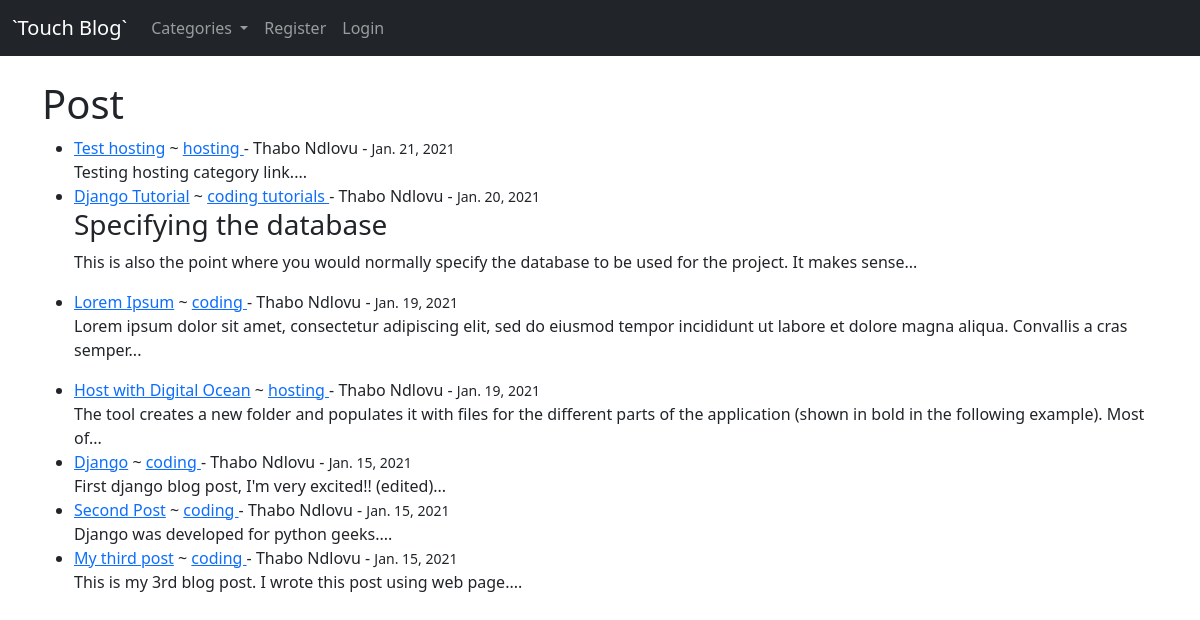
Page /blog/ on the earlier database version.
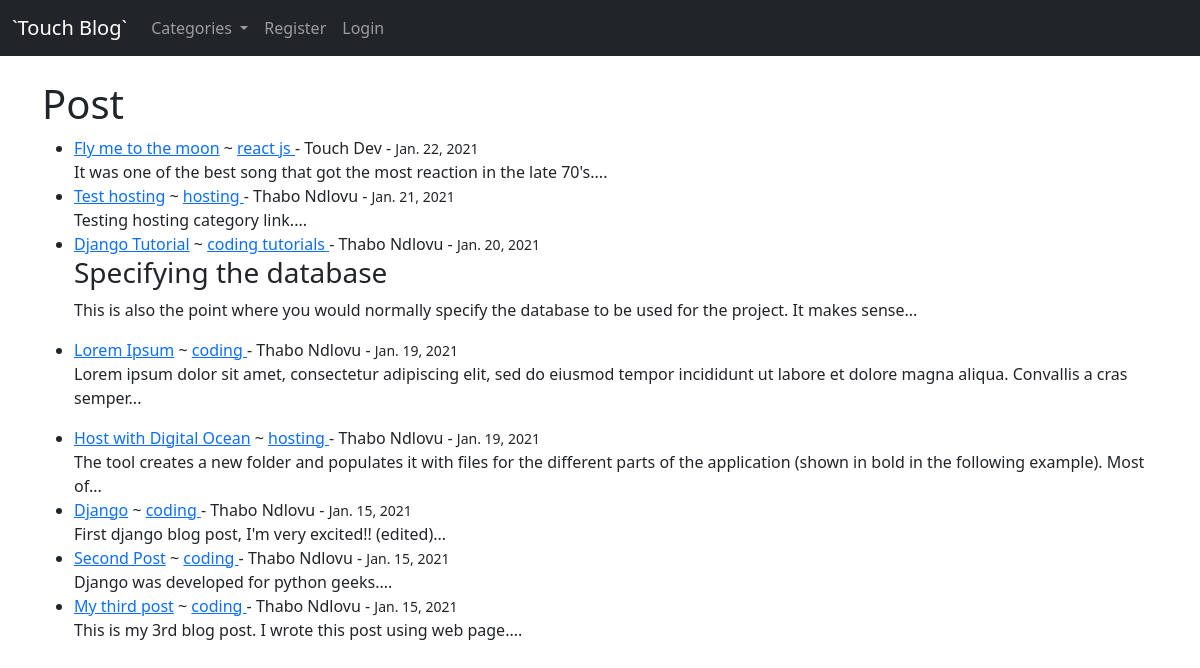
Same page on the later database version.
### blog/models.py (models this page shows, shortened)
class Post(models.Model):
    title = models.CharField(max_length=255)
    author = models.ForeignKey(User, on_delete=models.CASCADE)
    body = models.TextField()
    post_date = models.DateField(auto_now_add=True)
    category = models.CharField(max_length=255, default='coding')
    likes = models.ManyToManyField(User, related_name="blog_posts")

### blog/views.py (the view)
# urls.py: path('', HomeView.as_view(), name='home'),
class HomeView(ListView):
	model = Post
	template_name = 'home.html'
	ordering = ['-post_date']
	def get_context_data(self, *args, **kwargs):
		cat_menu = Category.objects.all()
		context = super(HomeView, self).get_context_data(*args, **kwargs)
		context['cat_menu'] = cat_menu
		return context

### blog/models.py (called while the page is built)
	def __str__(self):
		return self.name

### blog/templates/home.html (shortened to what this page needs)
{% extends 'base.html' %}
{% block content %}
    <h1>Post</h1>
	<ul>
	{% for post in object_list %}
		<li>
		<a href="{% url 'article' post.pk %}">{{ post.title }}</a>
		 ~ <a href="{% url 'category' post.category|slugify %}"> {{ post.category }} </a>
		 - {{ post.author.first_name }} {{ post.author.last_name }} - <small>{{ post.post_date }}</small>
		 <br>
		{{ post.body|slice:":150"|safe }}...
		</li>
	{% endfor %}
	</ul>
{% endblock %}

Differences in the rows shown:
added Post: title "Fly me to the moon", category "react js", author.first_name "Touch", author.last_name "Dev", post_date "Jan. 22, 2021", body "It was one of the best song that got the most reaction in the late 70's."
